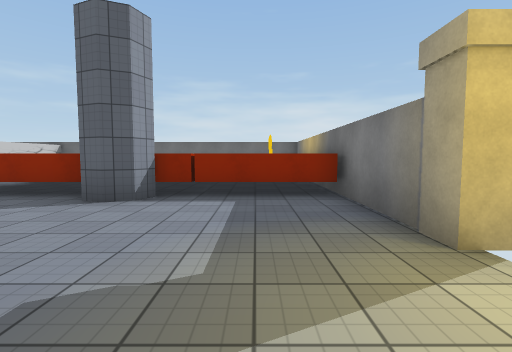
view 1 (above)

21 first-person views from a walk through a scene from a Unity 3-D project. The camera is 1.4 m above the floor, tilts 4° down and sees 85° across. The floor is counted in squares, 2 m on a side. Each view is taken from the middle of a square. On the plan, view 1 faces up. The plan holds only what a view shows up to about 9 squares ahead; the rest is blank. The player is left out. Door leaves are left out, so doorways stand open. Some surface patterns are stand-ins.

view 2
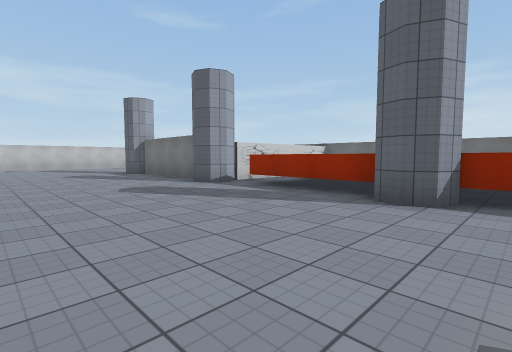

view 3
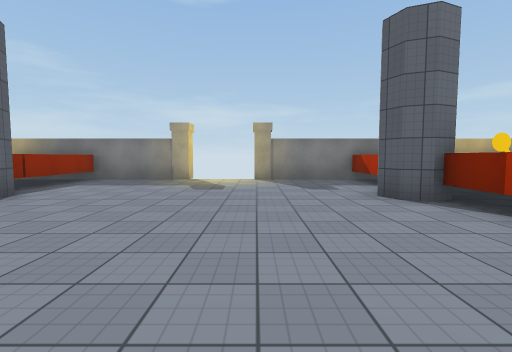

view 4
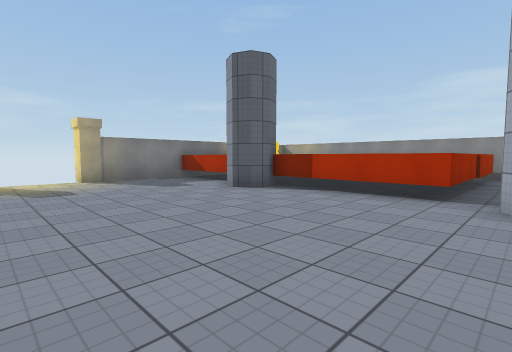

view 5
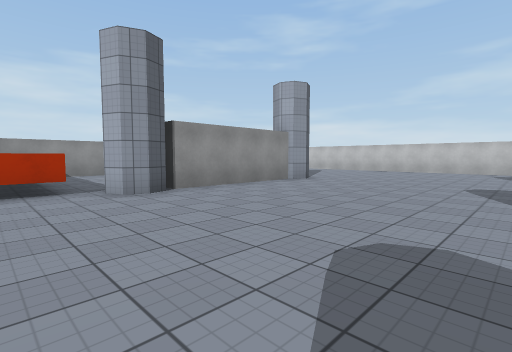

view 6
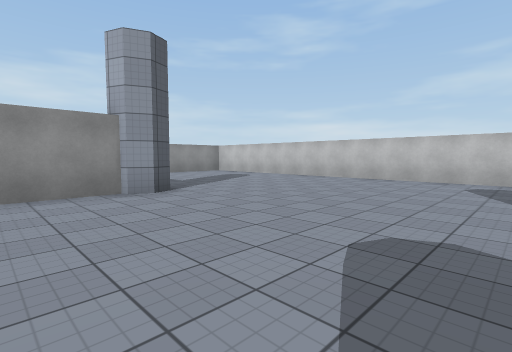

view 7
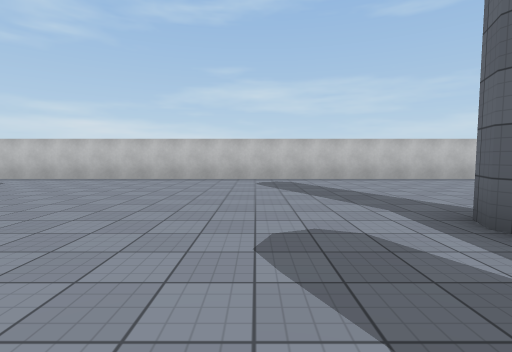

view 8
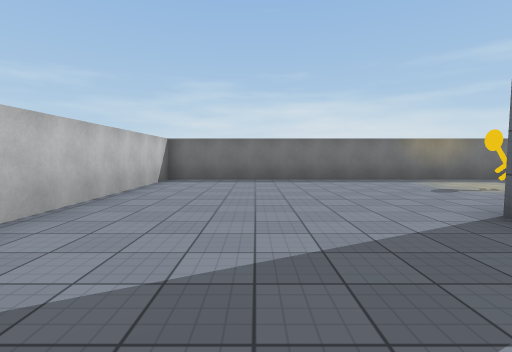

view 9
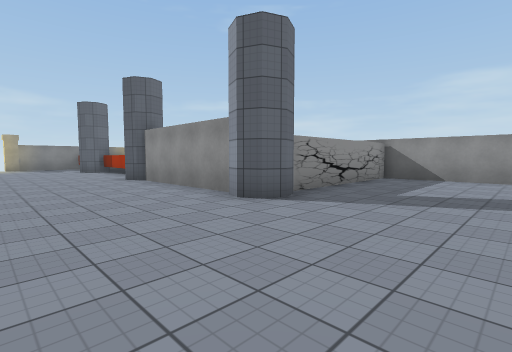

view 10
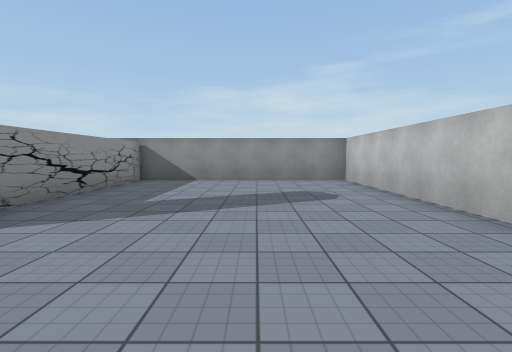

view 11
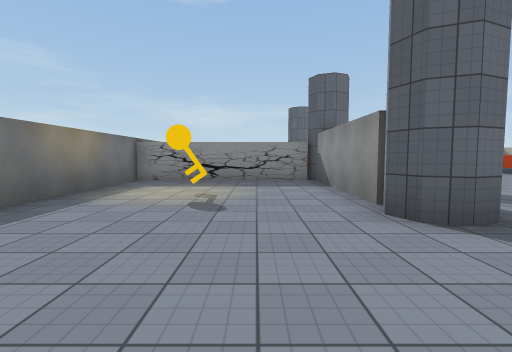

view 12
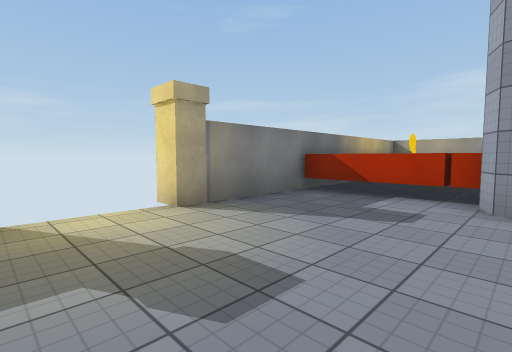

view 13
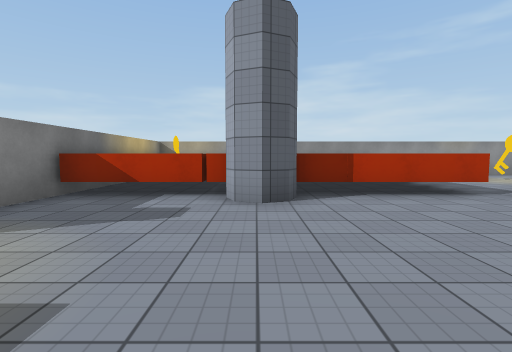

view 14
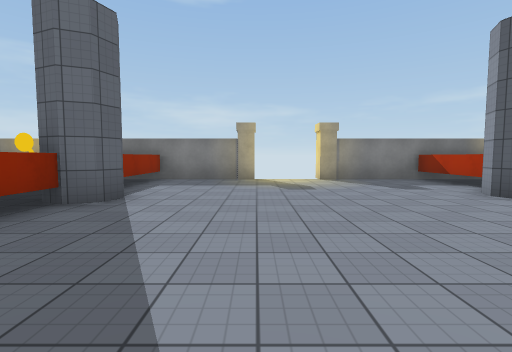

view 15
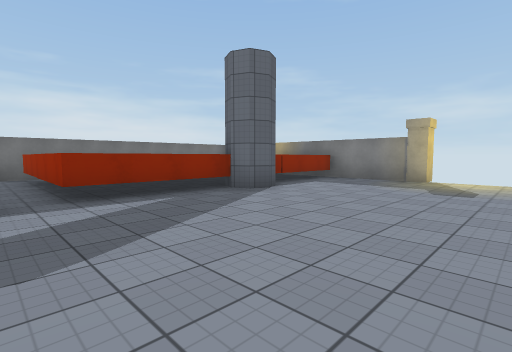

view 16
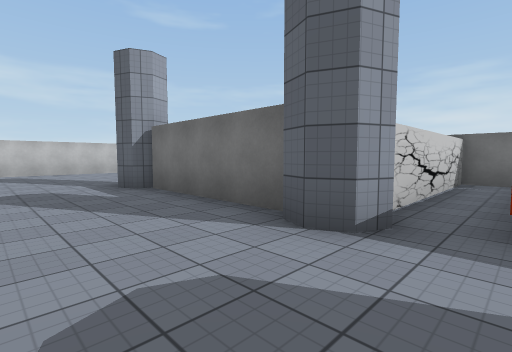

view 17
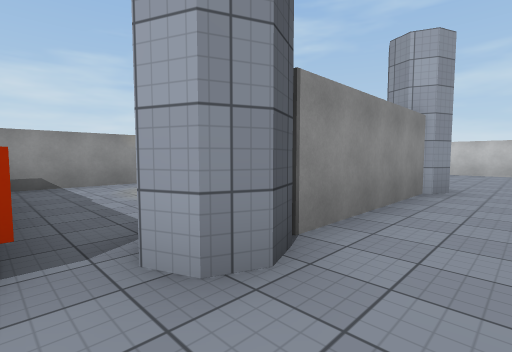

view 18
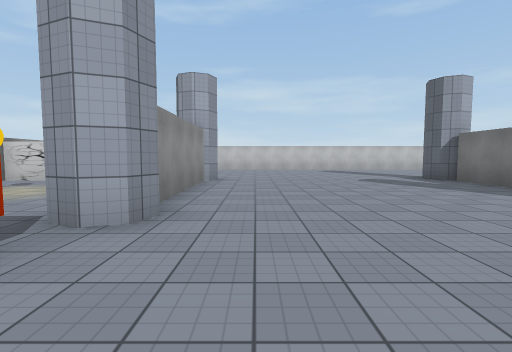

view 19
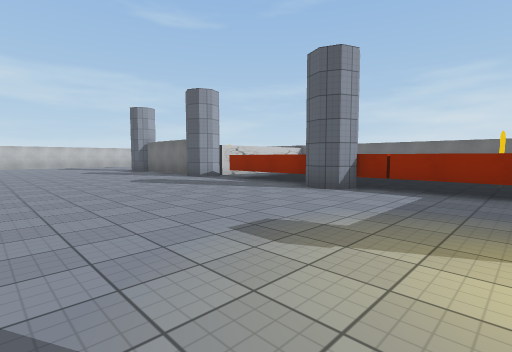

view 20
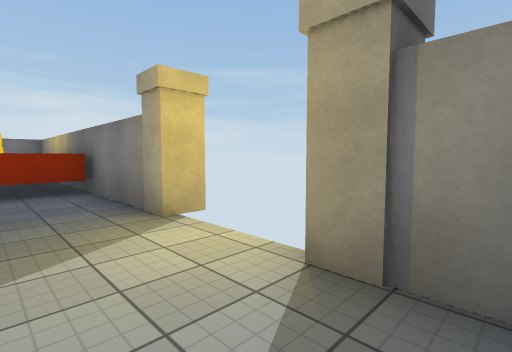

view 21
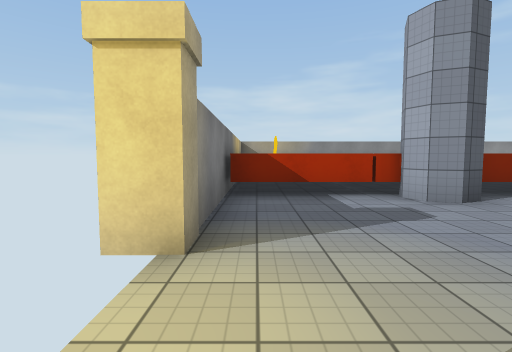

### Floor plan
Key: @ floor where view 1 was taken; # wall or solid block; . floor; D open door; ^ raised ledge; K key; O other object.
Columns run from 19 left of view 1 to 2 right of it. Each row starts with its distance up from view 1.
 11 ###############  ####
 10 #...........#^
  9 #...........#^       #
  8 #........K..#^     K^#
  7 #...........#^      ^#
  6 #...........#^      ^#
  5 #.....#######^^^^#^^^#
  4 #....................#
  3 #....................#
  2 #....................O
  1 #....................D
  0 #..................@.O
 -1 #....................#
 -2 #....................#
 -3 #......######^^^^#^^^#
 -4 #......#   . ^    ^  #
 -5 #......# ....^    ^  #
 -6 #......#..K..^     K #
 -7 #......#.....^     K #
 -8 #......#  ###^^   ^^
 -9 ########

Positions as (right, up) in squares from view 1, and headings:
1: (0, 0), facing up
2: (-1, 0), facing up-left
3: (-7, 0), facing right
4: (-7, 2), facing down-right
5: (-5, 3), facing down-left
6: (-10, 3), facing down-left
7: (-10, 2), facing left
8: (-16, 2), facing up
9: (-16, 1), facing down-right
10: (-16, 0), facing down
11: (-16, 7), facing right
12: (-2, 2), facing down-right
13: (-2, 2), facing down
14: (-7, 2), facing right
15: (-7, 0), facing up-right
16: (-6, 2), facing up-left
17: (-6, -1), facing down-left
18: (-4, -1), facing left
19: (1, -1), facing up-left
20: (0, -1), facing up-right
21: (1, 2), facing down
